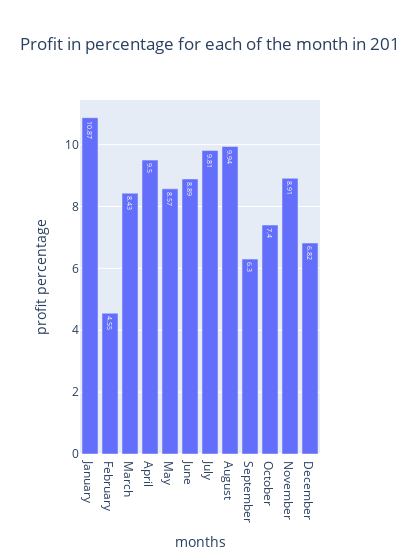

This figure's notebook cell:
### Code cell
fig = go.Figure(data = [go.Bar(x= data8chart.months,
                              y= data8chart['percent (%)'],
                              text = data8chart['percent (%)'],
                              textposition = 'auto',
                              )])
fig.update_layout( width = 400,
                  xaxis_title = 'months',
                  yaxis_title = 'profit percentage',
                  title_text='Profit in percentage for each of the month in 2019')

fig.show()

### Figure 1 — Plotly figure (JSON) as saved in the notebook; plotly's stock layout.template omitted (floating-point values rounded to 4 significant figures)
{"data": [{"text": [10.87, 4.55, 8.43, 9.5, 8.57, 8.89, 9.81, 9.94, 6.3, 7.4, 8.91, 6.82], "textposition": "auto", "type": "bar", "x": ["January", "February", "March", "April", "May", "June", "July", "August", "September", "October", "November", "December"], "y": [10.87, 4.55, 8.43, 9.5, 8.57, 8.89, 9.81, 9.94, 6.3, 7.4, 8.91, 6.82]}], "layout": {"title": {"text": "Profit in percentage for each of the month in 2019"}, "width": 400, "xaxis": {"title": {"text": "months"}}, "yaxis": {"title": {"text": "profit percentage"}}}}
